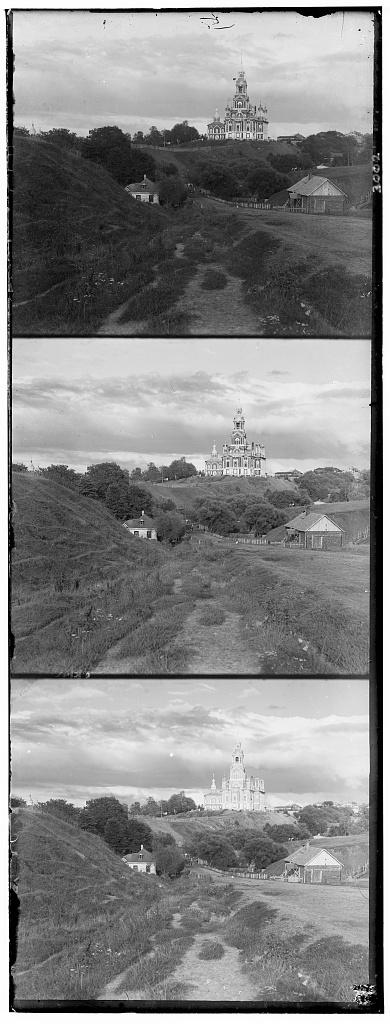
#> input picture Proj1/cs180 proj1 data/cathedral.jpg, 390 x 1024 px, found by its file name
$ python align.py
#> lines starting #> are read from the running program, lines starting #| are printed output that depends on the picture; pictures that were not available may be replaced by others from this repository, and a replacement may not be noted
import numpy as np
import skimage as sk
import skimage.io as skio
import matplotlib.pyplot as plt
from skimage.transform import rescale
#TODO: Apply Canny Edge Detection to splitted images.
#TODO: Apply NCC on edge-detected images.


def downsample_image(image, factor=2):
    """
    Downsample image by a given factor using rescale
    """
    return rescale(image, 1.0/factor, anti_aliasing=True, preserve_range=True)

def align_single_scale(channel_to_align, reference_channel, search_range=15):
    """
    Align channel_to_align to reference_channel using exhaustive search with NCC
    Returns: (best_dx, best_dy, aligned_channel)
    """
    best_score = -1
    best_displacement = (0, 0)

    # Use adaptive margin based on image size
    margin = min(60, min(reference_channel.shape) // 10)

    if margin * 2 >= min(reference_channel.shape):
        margin = max(5, min(reference_channel.shape) // 4)

    ref_inner = reference_channel[margin:-margin, margin:-margin]

    for dx in range(-search_range, search_range + 1):
        for dy in range(-search_range, search_range + 1):
            shifted = np.roll(channel_to_align, dx, axis=1)
            shifted = np.roll(shifted, dy, axis=0)

            # Only compute metric on inner region (exclude borders)
            shifted_inner = shifted[margin:-margin, margin:-margin]

            # Compute Normalized Cross-Correlation (NCC)
            ref_flat = ref_inner.flatten()
            shifted_flat = shifted_inner.flatten()

            # Subtract means (center the data)
            ref_centered = ref_flat - np.mean(ref_flat)
            shifted_centered = shifted_flat - np.mean(shifted_flat)

            # Compute normalized cross-correlation
            numerator = np.dot(ref_centered, shifted_centered)
            denominator = np.linalg.norm(ref_centered) * np.linalg.norm(shifted_centered)

            if denominator > 0:
                ncc_score = numerator / denominator
            else:
                ncc_score = -1

            if ncc_score > best_score:
                best_score = ncc_score
                best_displacement = (dx, dy)

    print(f"Best NCC score: {best_score:.4f}")

    # Apply best displacement
    best_aligned = np.roll(channel_to_align, best_displacement[0], axis=1)
    best_aligned = np.roll(best_aligned, best_displacement[1], axis=0)

    return best_displacement[0], best_displacement[1], best_aligned

def align_pyramid(channel_to_align, reference_channel, max_levels=5, base_search_range=15):
    """
    Align two channels using image pyramid for efficiency
    Returns: (total_dx, total_dy, aligned_channel)
    """
    # Build pyramids
    ref_pyramid = [reference_channel]
    channel_pyramid = [channel_to_align]

    # Create pyramid levels
    current_ref = reference_channel
    current_channel = channel_to_align

    for level in range(max_levels):
        if min(current_ref.shape) < 32:
            break

        current_ref = downsample_image(current_ref, 2)
        current_channel = downsample_image(current_channel, 2)
        ref_pyramid.append(current_ref)
        channel_pyramid.append(current_channel)

    print(f"Created pyramid with {len(ref_pyramid)} levels")
    for i, img in enumerate(ref_pyramid):
        print(f"Level {i}: {img.shape}")

    # Start from coarsest level (last in pyramid)
    total_dx, total_dy = 0, 0

    # Work from coarsest to finest
    for level in range(len(ref_pyramid) - 1, -1, -1):
        print(f"\nProcessing pyramid level {level} (shape: {ref_pyramid[level].shape})")

        # Scale search range based on pyramid level
        current_search_range = base_search_range if level == len(ref_pyramid) - 1 else base_search_range // 2

        # Apply previous displacement estimate (scaled up from coarser level)
        if level < len(ref_pyramid) - 1:
            # Scale up the displacement from the previous (coarser) level
            total_dx *= 2
            total_dy *= 2

            # Apply the scaled displacement
            current_channel_shifted = np.roll(channel_pyramid[level], total_dx, axis=1)
            current_channel_shifted = np.roll(current_channel_shifted, total_dy, axis=0)
        else:
            current_channel_shifted = channel_pyramid[level]

        # Fine-tune alignment at current level
        dx, dy, _ = align_single_scale(
            current_channel_shifted,
            ref_pyramid[level],
            search_range=current_search_range
        )

        # Update total displacement
        total_dx += dx
        total_dy += dy

        print(f"Level {level} displacement: ({dx}, {dy})")
        print(f"Cumulative displacement: ({total_dx}, {total_dy})")

    # Apply final displacement to original full-resolution image
    final_aligned = np.roll(channel_to_align, total_dx, axis=1)
    final_aligned = np.roll(final_aligned, total_dy, axis=0)

    return total_dx, total_dy, final_aligned

def colorize_image(image_path, use_pyramid=True, use_edges=False):
    """
    Main function to colorize Prokudin-Gorskii images
    """
    print(f"Processing: {image_path}")

    # Read and convert image
    im = skio.imread(image_path)
    im = sk.img_as_float(im)

    # Remove some border artifacts
    im = im[:, 20:-20]

    # Split into BGR channels (top to bottom)
    height = im.shape[0] // 3
    b = im[:height]                    # Blue (reference)
    g = im[height:2*height]            # Green (align to blue)
    r = im[2*height:3*height]          # Red (align to blue)

    print(f"Image dimensions: {im.shape}")
    print(f"Each channel: {b.shape}")

    if use_pyramid and min(b.shape) > 200:
        print("Using pyramid alignment for large image...")
        g_dx, g_dy, aligned_g = align_pyramid(g, b)
        r_dx, r_dy, aligned_r = align_pyramid(r, b)

    # Print final displacements
    print(f"\nFinal Results:")
    print(f"Green channel displacement: ({g_dx}, {g_dy})")
    print(f"Red channel displacement: ({r_dx}, {r_dy})")

    # Create RGB color image (note: BGR -> RGB conversion)
    color_image = np.dstack([aligned_r, aligned_g, b])

    # Display result
    plt.figure(figsize=(12, 8))
    plt.imshow(color_image)
    plt.title(f'Colorized Image\nG: ({g_dx}, {g_dy}), R: ({r_dx}, {r_dy})')
    plt.axis('off')
    plt.show()

    return color_image, (g_dx, g_dy), (r_dx, r_dy)

# Example usage following skeleton structure
if __name__ == "__main__":
    # Test with different images

    # Small image (use single-scale)
    print("=== PROCESSING SMALL IMAGE ===")
    small_image = '/Users/junwei/Fall2025/CS180/cs180 proj1 data/cathedral.jpg'  # Adjust path
    try:
        result_small = colorize_image(small_image)
#> in colorize_image, im is the input picture: shape (1024, 390); min 0, max 255, mean 133.7
#| Image dimensions: (1024, 350)
#| Each channel: (341, 350)
#> after the loop in align_pyramid, `for level in range(max_levels):`:
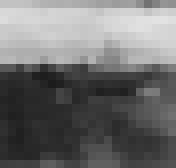
#> current_ref: shape (21, 22) float64 (shown 8 times larger); min 0.111, max 0.885, mean 0.438
#> after the loop in align_pyramid, `for level in range(max_levels):`: channel_pyramid = 5 items
#| Created pyramid with 5 levels
#> the loop in align_pyramid, `for i, img in enumerate(ref_pyramid):` made 5 passes
#| Level 0: (341, 350)
#| Level 1: (170, 175)
#| Level 2: (85, 88)
#| Level 3: (42, 44)
#| Level 4: (21, 22)
#> the loop in align_pyramid, `for level in range(len(ref_pyramid) - 1, -1, -1):` made 5 passes
#> (level, current_search_range, total_dx, total_dy, dx, dy) on passes 2, 4, 5: (3, 7, 0, 1, 0, 1), (1, 7, 1, 2, -1, 0), (0, 7, 2, 5, 0, 1)
#> (current_search_range, total_dx, total_dy, dx, dy) on pass 3: (7, 1, 1, 1, -1)
#> (printed output is left out)
#> after the loop in align_pyramid, `for level in range(len(ref_pyramid) - 1, -1, -1):`:
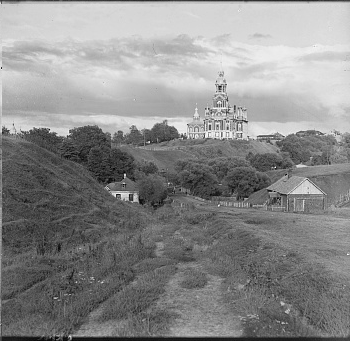
#> current_channel_shifted: shape (341, 350) float64; min 0, max 1, mean 0.544
#> after the loop in align_pyramid, `for level in range(len(ref_pyramid) - 1, -1, -1):`: total_dx = 2; total_dy = 5
#> in colorize_image, `g_dx, g_dy, aligned_g = align_pyramid(g, b)`: g_dx = 2; g_dy = 5
#> call 2 of align_pyramid, with max_levels = 5, base_search_range = 15
#> after the loop in align_pyramid (call 2), `for level in range(max_levels):`:
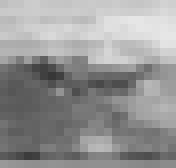
#> current_channel: shape (21, 22) float64 (shown 8 times larger); min 0.216, max 0.905, mean 0.588
#| Created pyramid with 5 levels
#> the loop in align_pyramid (call 2), `for i, img in enumerate(ref_pyramid):` made 5 passes
#| Level 0: (341, 350)
#| Level 1: (170, 175)
#| Level 2: (85, 88)
#| Level 3: (42, 44)
#| Level 4: (21, 22)
#> the loop in align_pyramid (call 2), `for level in range(len(ref_pyramid) - 1, -1, -1):` made 5 passes
#> (level, current_search_range, total_dx, total_dy, dx, dy) on passes 2, 4, 5: (3, 7, 0, 1, 0, -1), (1, 7, 2, 6, 0, 0), (0, 7, 3, 12, -1, 0)
#> (current_search_range, total_dx, total_dy, dx, dy) on pass 3: (7, 1, 3, 1, 1)
#> (printed output is left out)
#> after the loop in align_pyramid (call 2), `for level in range(len(ref_pyramid) - 1, -1, -1):`:
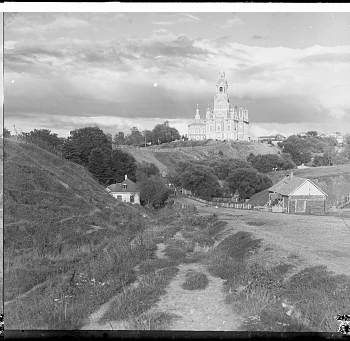
#> current_channel_shifted: shape (341, 350) float64; min 0, max 1, mean 0.59
#> after the loop in align_pyramid (call 2), `for level in range(len(ref_pyramid) - 1, -1, -1):`: total_dx = 3; total_dy = 12
#> in colorize_image, `r_dx, r_dy, aligned_r = align_pyramid(r, b)`: r_dx = 3; r_dy = 12
#| Green channel displacement: (2, 5)
#| Red channel displacement: (3, 12)
    except FileNotFoundError:
        print(f"File not found: {small_image}")

    print("\n" + "="*50 + "\n")

    # Large image (use pyramid)
    print("=== PROCESSING LARGE IMAGE ===")
    large_image = '/Users/junwei/Fall2025/CS180/cs180 proj1 data/emir.tif'  # Adjust path
    try:
        result_large = colorize_image(large_image)
#> call 2 of colorize_image, with use_pyramid = True, use_edges = False
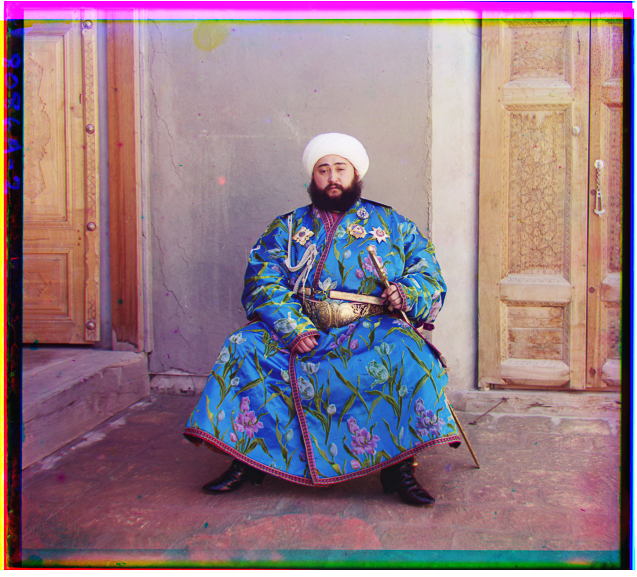
#> input picture Proj1/media/emir.jpg, 637 x 577 px, given in place of emir.tif, which was not available
#> in colorize_image, im is the input picture: shape (577, 637, 3); mean R, G, B 147.2, 122, 132.4
#> in colorize_image (call 2), `g = im[height:2*height]`:
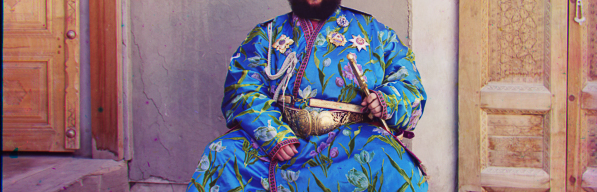
#> g: shape (192, 597, 3) float64; mean R, G, B 0.542, 0.468, 0.507
#> in colorize_image (call 2), `r = im[2*height:3*height]`:
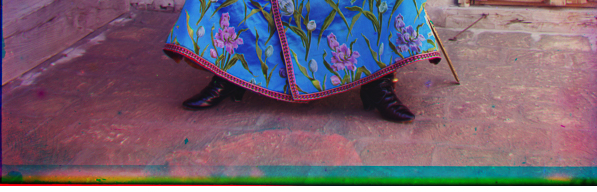
#> r: shape (192, 597, 3) float64; mean R, G, B 0.457, 0.382, 0.445
#| Image dimensions: (577, 597, 3)
#| Each channel: (192, 597, 3)
#> (the run stopped early here; a loop or call above may not have finished)
